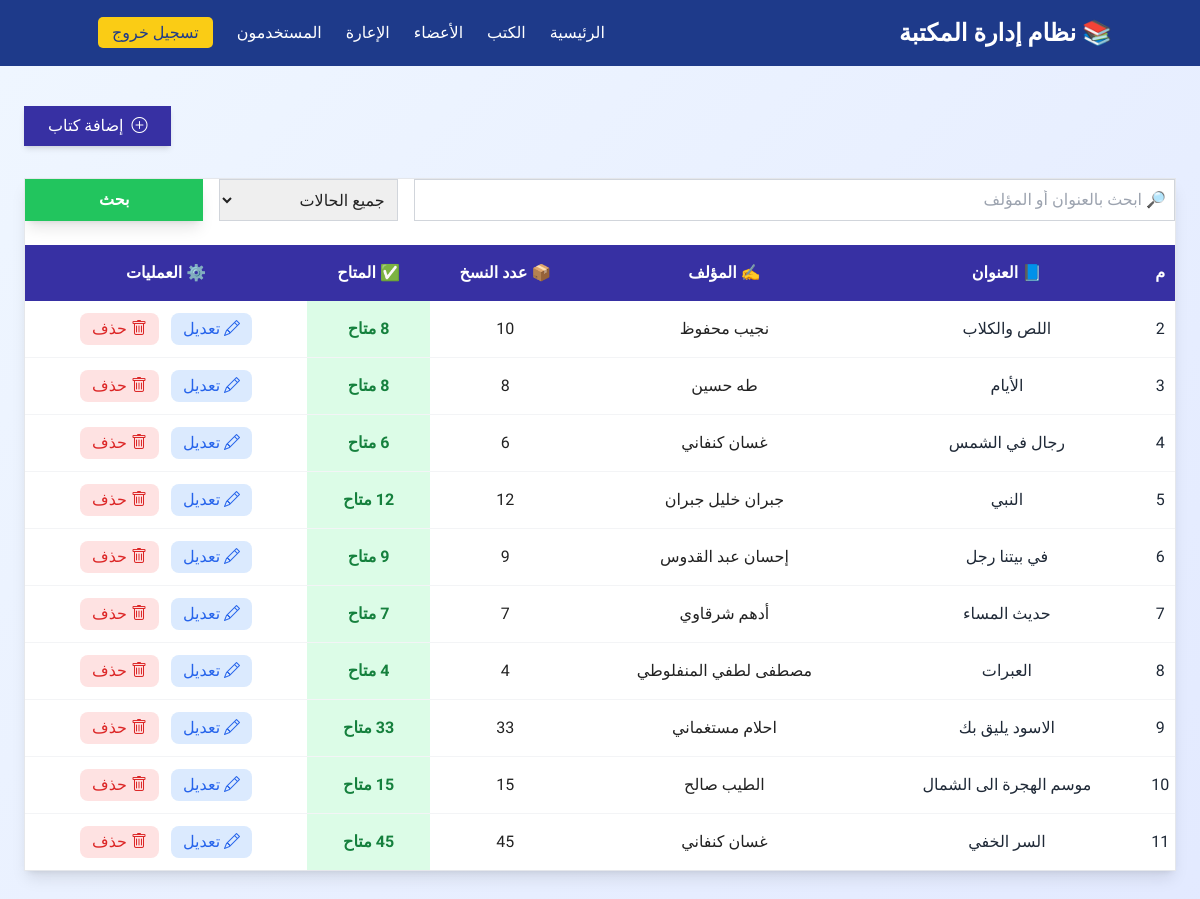
Page /books/list/ (signed in) on the committed database.
### books/models.py (models this page shows, shortened)
class Book(models.Model):
    title = models.CharField(max_length=100,blank=False,null=False)
    author = models.ForeignKey(Author, on_delete=models.CASCADE)
    total_copies = models.PositiveIntegerField(max_length=10)
    available_copies = models.IntegerField(blank=True, null=True)
    cover = models.ImageField(upload_to='books/cover',blank=True,null=True)
    isbn = models.CharField(max_length=11,blank=True,null=True)

### authors/models.py (models this page shows)
class Author(models.Model):
    name = models.CharField(max_length=100)
    biography = models.TextField()
    def __str__(self):
        return self.name

### books/views.py (the view, shortened to what this page needs)
# urls.py: path('list/', login_required(BookListView.as_view()),name='books_list'),
class BookListView(ListView):
    template_name = 'list.html'
    context_object_name = 'books'
    model = Book
    def get_queryset(self):
        all_books = Book.objects.all();
        return all_books

### books/templates/list.html (shortened to what this page needs)
{% extends 'base.html' %}
{% load static %}
{% block content %}
<div dir="rtl" class="min-h-screen bg-gradient-to-br from-blue-50 to-indigo-100 py-10 px-6">
  <div class="max-w-6xl mx-auto mb-8 flex flex-row-reverse justify-between items-center">
    <a href="{% url 'book_add' %}"
       class="bg-indigo-800 hover:bg-indigo-700 text-white px-6 py-2  shadow-md transition-all duration-300 flex items-center gap-2">
      <i class="bi bi-plus-circle"></i> إضافة كتاب
    </a>
  </div>
  <div class="max-w-6xl mx-auto bg-white shadow-lg  overflow-hidden border border-gray-200">
  <form method="get" class="grid grid-cols-1 md:grid-cols-6 gap-4 mb-6" >
    <input type="text" name="q"  placeholder="🔎 ابحث بالعنوان أو المؤلف"
      class="col-span-4 border border-gray-300  p-2 focus:ring focus:ring-indigo-300">
    <select name="status" class="col-span-1 border border-gray-300  p-2 focus:ring focus:ring-indigo-300">
      <option value="all">جميع الحالات</option>
    </select>
    <button
      type="submit"
      class="col-span-1 bg-green-500 hover:bg-indigo-700 text-white font-semibold py-2  shadow-lg transition duration-200"
    >
      بحث
    </button>
  </form>
  {% if books %}
  <div class="overflow-x-auto">
    <table class="min-w-full text-center border-collapse">
      <thead class="bg-indigo-800 text-white text-base">
        <tr>
          <th class="py-4">م</th>
          <th class="py-4">📘 العنوان</th>
          <th class="py-4">✍️ المؤلف</th>
          <th class="py-4">📦 عدد النسخ</th>
          <th class="py-4">✅ المتاح</th>
          <th class="py-4">⚙️ العمليات</th>
        </tr>
      </thead>
      <tbody class="divide-y divide-gray-100">
        {% for book in books %}
        <tr class="hover:bg-indigo-50 transition duration-200">
          <td class="py-3 font text-gray-800">{{ book.id }}</td>
          <td class="py-3 font text-gray-800">{{ book.title }}</td>
          <td class="py-3">{{ book.author }}</td>
          <td class="py-3">{{ book.total_copies }}</td>
          <td class="py-3 bg-green-100 text-green-700 px-3 py-1">
            {% if book.available_copies > 0 %}
              <span class="font-semibold">
                {{ book.available_copies }} متاح
              </span>
            {% else %}
              <span class="bg-red-100 text-red-700 px-3 py-1  text-xs font-semibold">
                غير متاح
              </span>
            {% endif %}
          </td>
          <td class="py-3 flex justify-center gap-3">
            <a href="{% url 'book_update' book.id %}"
               class="text-blue-600 hover:text-blue-800 bg-blue-100 hover:bg-blue-200 px-3 py-1 rounded-lg transition duration-200 flex items-center gap-1">
              <i class="bi bi-pencil"></i> تعديل
            </a>
            <a href="{% url 'book_delete' book.id %}"
               class="text-red-600 hover:text-red-800 bg-red-100 hover:bg-red-200 px-3 py-1 rounded-lg transition duration-200 flex items-center gap-1">
              <i class="bi bi-trash"></i> حذف
            </a>
          </td>
        </tr>
        {% endfor %}
      </tbody>
    </table>
  </div>
  </div>
  {% else %}
  <div class="max-w-4xl mx-auto mt-10 bg-yellow-50 border border-yellow-300 text-yellow-800 text-center py-6 rounded-2xl shadow-sm">
    لا توجد كتب حالياً في المكتبة 📖
  </div>
  {% endif %}
</div>
{% endblock %}

### templates/base.html (shortened to what this page needs)
{% load static %}
<!DOCTYPE html>
<html lang="ar" dir="rtl">
<head>
    <link rel="stylesheet" href="{% static 'css/style.css' %}">
    <script src="https://cdn.tailwindcss.com"></script>
<link href="https://cdn.jsdelivr.net/npm/bootstrap-icons@1.11.1/font/bootstrap-icons.css" rel="stylesheet">
</head>
<body>
    <header>
        <div class="container nav">
            <h1 class="logo">📚 نظام إدارة المكتبة</h1>
            <nav>
                <a href="{% url 'home' %}">الرئيسية</a>
                <a href="{% url 'books_list' %}">الكتب</a>
                <a href="{% url 'borrowers_list' %}">الأعضاء</a>
                <a href="{% url 'borrows_list' %}">الإعارة</a>
                <a href="{% url 'users_list' %}">المستخدمون</a>
                {% if user.is_authenticated %}
                <a href="{% url 'account_logout' %}" class="btn-login">تسجيل خروج</a>
                {% else %}
                <a href="{% url 'account_login' %}" class="btn-login">تسجيل دخول</a>
                {% endif %}
            </nav>
        </div>
    </header>
    {% block content %}
    {% endblock %}
</body>
</html>

### static/css/style.css (style rules this page uses)
* { margin: 0; padding: 0; box-sizing: border-box; }
body { font-family: "Cairo", sans-serif; background-color: #f5f7fb; color: #222; direction: rtl; }
header { background-color: #1e3a8a; color: white; padding: 15px 0; box-shadow: 0 2px 8px rgba(0, 0, 0, 0.15); }
.container { width: 90%; margin: auto; max-width: 1200px; }
.nav { display: flex; justify-content: space-between; align-items: center; }
.logo { font-size: 1.5em; font-weight: 600; }
nav a { color: white; text-decoration: none; margin: 0 10px; font-weight: 500; transition: color 0.3s ease; }
.btn-login { background-color: #facc15; color: #1e3a8a; padding: 6px 14px; border-radius: 5px; }

### rows in the picture
Book: id "2", title "اللص والكلاب", author "نجيب محفوظ", total_copies "10"
Book: id "3", title "الأيام", author "طه حسين", total_copies "8"
Book: id "4", title "رجال في الشمس", author "غسان كنفاني", total_copies "6"
Book: id "5", title "النبي", author "جبران خليل جبران", total_copies "12", available_copies "12"
Book: id "6", title "في بيتنا رجل", author "إحسان عبد القدوس", total_copies "9"
Book: id "7", title "حديث المساء", author "أدهم شرقاوي", total_copies "7", available_copies "7"
Book: id "8", title "العبرات", author "مصطفى لطفي المنفلوطي", total_copies "4", available_copies "4"
Book: id "9", title "الاسود يليق بك", author "احلام مستغماني", total_copies "33", available_copies "33"
Book: id "10", title "موسم الهجرة الى الشمال", author "الطيب صالح", total_copies "15", available_copies "15"
Book: id "11", title "السر الخفي", author "غسان كنفاني", total_copies "45", available_copies "45"
